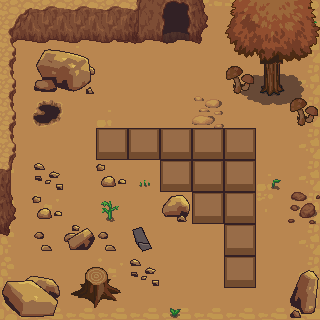

This is a level from a 2D game, rendered from its Tiled map with the project's own tilesets. A one-line summary and the map file follow, with tile-layer data summarised:
An orthogonal 10x10 tile map with 32x32 px tiles, 4 tile layers (Tile Layer 1, Tile Layer 2, Tile Layer 3, Tile Layer 4) and 11 objects (3x CoinEntity, mainPlayer).

<map version="1.0" tiledversion="1.1.6" orientation="orthogonal" renderorder="right-down" width="10" height="10" tilewidth="32" tileheight="32" infinite="0" nextobjectid="12">
 <tileset firstgid="1" source="2.5d.tsx" />
 <layer name="Tile Layer 1" width="10" height="10">
  <data>[100 cells, 100 non-empty, 16 distinct tile ids]</data>
 </layer>
 <layer name="Tile Layer 2" width="10" height="10">
  <data>[100 cells, 46 non-empty, 28 distinct tile ids]</data>
 </layer>
 <layer name="Tile Layer 3" width="10" height="10">
  <data>[100 cells, 36 non-empty, 23 distinct tile ids]</data>
 </layer>
 <layer name="Tile Layer 4" width="10" height="10">
  <data>[100 cells, 9 non-empty, 9 distinct tile ids]</data>
 </layer>
 <objectgroup name="Player">
  <object id="1" name="mainPlayer" x="223.32" y="255.379" width="32" height="32">
   <properties>
    <property name="framewidth" value="32" />
    <property name="image" value="gripe_run_right" />
   </properties>
  </object>
 </objectgroup>
 <objectgroup name="Coins">
  <object id="2" name="CoinEntity" x="223.32" y="192.007" width="32" height="32">
   <properties>
    <property name="framewidth" value="32" />
    <property name="image" value="spinning_coin_gold" />
   </properties>
  </object>
  <object id="3" name="CoinEntity" x="222.575" y="127.145" width="32" height="32">
   <properties>
    <property name="framewidth" value="32" />
    <property name="image" value="spinning_coin_gold" />
   </properties>
  </object>
  <object id="4" name="CoinEntity" x="96.5774" y="127.145" width="32" height="32">
   <properties>
    <property name="framewidth" value="32" />
    <property name="image" value="spinning_coin_gold" />
   </properties>
  </object>
 </objectgroup>
 <objectgroup name="Collision">
  <object id="5" x="0.745545" y="0.745545" width="90.9565" height="318.348" />
  <object id="6" x="92.4476" y="0.745545" width="226.646" height="119.287" />
  <object id="7" x="260.195" y="120.033" width="58.8981" height="199.061" />
  <object id="8" x="80.5189" y="167.748" width="76.0456" height="150.6" />
  <object id="9" x="145.381" y="228.882" width="73.0634" height="89.4654" />
  <object id="10" x="199.061" y="291.508" width="85.7377" height="26.8396" />
  <object id="11" x="154.328" y="195.333" width="33.5495" height="34.2951" />
 </objectgroup>
</map>
